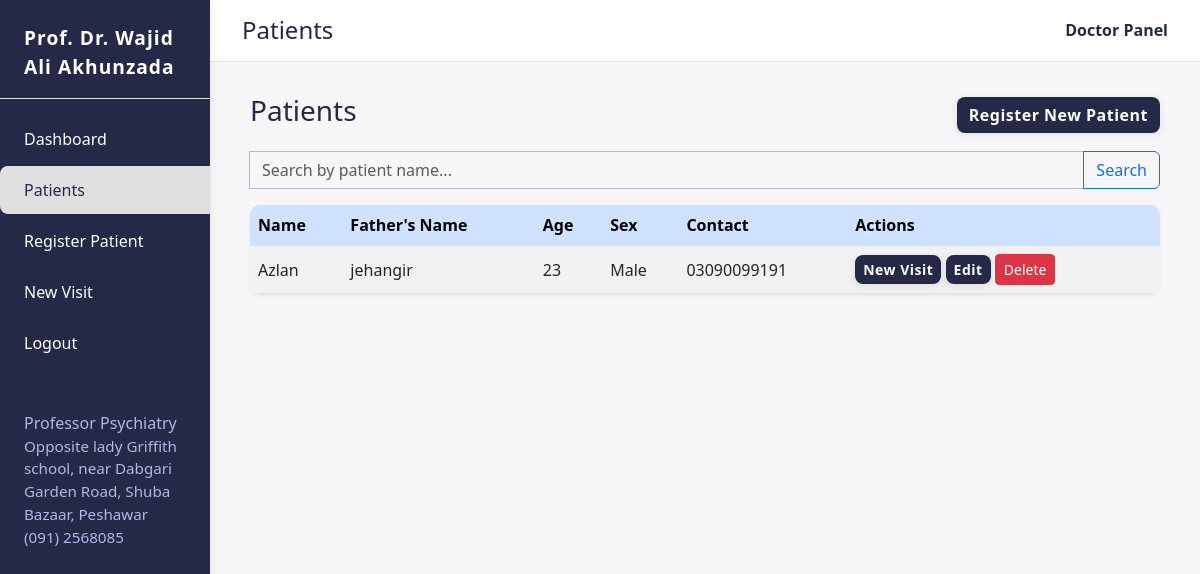
/patients (signed in), run on an earlier commit of the app's database.
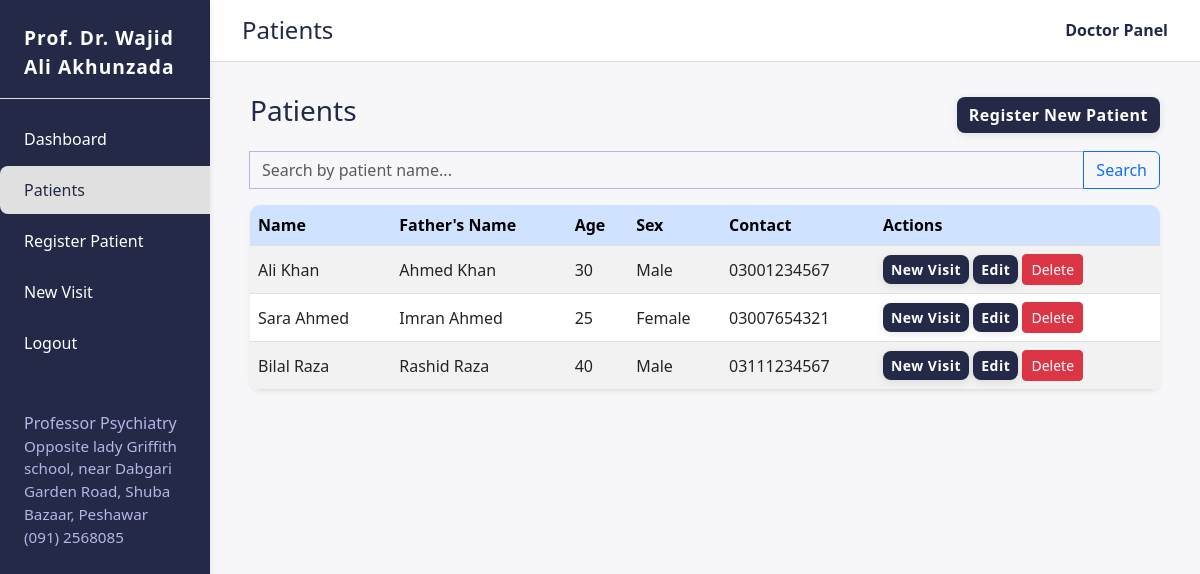
And on a later commit of the database.
### models.py (models this page shows)
class Patient(db.Model):
    id = db.Column(db.Integer, primary_key=True)
    name = db.Column(db.String(120), nullable=False)
    father_name = db.Column(db.String(120), nullable=False)
    age = db.Column(db.Integer, nullable=False)
    sex = db.Column(db.String(10), nullable=False)
    contact = db.Column(db.String(50), nullable=False)
    visits = db.relationship('Visit', backref='patient', lazy=True)

### app.py (the view)
@app.route('/patients', methods=['GET', 'POST'])
@login_required
def patients():
    form = PatientSearchForm()
    query = Patient.query
    if form.validate_on_submit() and form.search.data:
        search_term = f"%{form.search.data.strip()}%"
        query = query.filter(Patient.name.ilike(search_term))
    patients = query.all()
    return render_template('patients.html', patients=patients, form=form)

### forms.py
class PatientSearchForm(FlaskForm):
    search = StringField('Search by Name', validators=[Optional(), Length(max=120)])
    submit = SubmitField('Search')

### app.py (called while the page is built)
def login_required(f):
    @wraps(f)
    def decorated_function(*args, **kwargs):
        if 'doctor_id' not in session:
            return redirect(url_for('login'))
        return f(*args, **kwargs)
    return decorated_function

@app.context_processor
def inject_branding():
    return dict(CLINIC_BRAND=CLINIC_BRAND)

### templates/patients.html (shortened to what this page needs)
{% extends 'dashboard_base.html' %}
{% block page_title %}Patients{% endblock %}
{% block content %}
<div class="d-flex justify-content-between align-items-center mb-3">
  <h3>Patients</h3>
  <a href="/register_patient" class="btn btn-success">Register New Patient</a>
</div>
<form method="POST" class="mb-3">
  <div class="input-group">
    {{ form.search(class="form-control", placeholder="Search by patient name...") }}
    <button class="btn btn-outline-primary" type="submit">Search</button>
  </div>
</form>
<table class="table table-striped table-hover shadow-sm">
  <thead class="table-primary">
    <tr>
      <th>Name</th>
      <th>Father's Name</th>
      <th>Age</th>
      <th>Sex</th>
      <th>Contact</th>
      <th>Actions</th>
    </tr>
  </thead>
  <tbody>
    {% for patient in patients %}
    <tr>
      <td>{{ patient.name }}</td>
      <td>{{ patient.father_name }}</td>
      <td>{{ patient.age }}</td>
      <td>{{ patient.sex }}</td>
      <td>{{ patient.contact }}</td>
      <td>
        <a href="/new_visit?patient_id={{ patient.id }}" class="btn btn-sm btn-primary">New Visit</a>
        <a href="/edit_patient/{{ patient.id }}" class="btn btn-sm btn-outline-secondary">Edit</a>
        <button class="btn btn-sm btn-danger" data-bs-toggle="modal" data-bs-target="#deleteModal{{ patient.id }}">Delete</button>
      </td>
    </tr>
    {% endfor %}
  </tbody>
</table>
{% endblock %}

### templates/dashboard_base.html (shortened to what this page needs)
<!DOCTYPE html>
<html lang="en">
<head>
    <link href="https://cdn.jsdelivr.net/npm/bootstrap@5.3.0/dist/css/bootstrap.min.css" rel="stylesheet">
    <link href="{{ url_for('static', filename='style.css') }}" rel="stylesheet">
</head>
<body>
<div class="sidebar">
    <div class="sidebar-header">
        {{ CLINIC_BRAND.doctor }}
    </div>
    <nav class="nav flex-column mt-3">
        <a class="nav-link {% if request.path == '/' %}active{% endif %}" href="/">Dashboard</a>
        <a class="nav-link {% if request.path.startswith('/patients') %}active{% endif %}" href="/patients">Patients</a>
        <a class="nav-link {% if request.path.startswith('/register_patient') %}active{% endif %}" href="/register_patient">Register Patient</a>
        <a class="nav-link {% if request.path.startswith('/new_visit') %}active{% endif %}" href="/new_visit">New Visit</a>
        <a class="nav-link" href="/logout">Logout</a>
    </nav>
    <div class="sidebar-footer mt-4">
        <div style="font-size:1rem;">{{ CLINIC_BRAND.title }}</div>
        <div style="font-size:0.95rem;">{{ CLINIC_BRAND.clinic }}</div>
        <div style="font-size:0.95rem;">{{ CLINIC_BRAND.phone }}</div>
    </div>
</div>
<div class="main-content">
    <div class="topbar">
        <div class="h4 mb-0">{% block page_title %}{% endblock %}</div>
        <div class="fw-bold">Doctor Panel</div>
    </div>
    <div class="dashboard-container">
        {% block content %}{% endblock %}
    </div>
</div>
</body>
</html>

### static/style.css (style rules this page uses)
body { background: #f7f7fa; font-family: 'Segoe UI', 'Roboto', 'Helvetica Neue', Arial, sans-serif; color: #232946; min-height: 100vh; }
.navbar, .footer, .sidebar { background: #232946; color: #fff; box-shadow: 0 2px 8px rgba(24, 28, 36, 0.08); }
.btn-primary, .btn-success, .btn-outline-secondary { border-radius: 8px; font-weight: 600; letter-spacing: 0.5px; background: #232946; color: #fff; border: none; box-shadow: 0 2px 8px 0 rgba(24, 28, 36, 0.10); transition: background 0.2s, color 0.2s, box-shadow 0.2s, transform 0.2s; position: relative; overflow: hidden; }
.table { border-radius: 10px; overflow: hidden; background: #fff; color: #232946; }
.table th, .table td { vertical-align: middle; border-color: #e0e0e0; }
input.form-control, select.form-select, textarea.form-control { border-radius: 8px; border: 1.5px solid #b6b6e5; background: #f7f7fa; color: #232946; box-shadow: none; transition: border 0.2s, box-shadow 0.2s, background 0.2s; outline: none; position: relative; }

### templates/dashboard_base.html (style rules this page uses)
body, html { height: 100%; }
.sidebar { position: fixed; top: 0; left: 0; bottom: 0; width: 210px; background: #232946; color: #fff; z-index: 1000; display: flex; flex-direction: column; min-height: 100vh; }
.sidebar .sidebar-header { font-size: 1.2rem; font-weight: bold; padding: 1.5rem 1rem 1rem 1.5rem; border-bottom: 1px solid #e0e0e0; letter-spacing: 1px; }
.sidebar .nav-link { color: #fff; font-weight: 500; padding: 0.75rem 1.5rem; border-radius: 8px 0 0 8px; margin-bottom: 0.2rem; transition: background 0.2s, color 0.2s; }
.sidebar .nav-link.active, .sidebar .nav-link:hover { background: #e0e0e0; color: #232946; }
.sidebar .sidebar-footer { margin-top: auto; padding: 1rem 1.5rem; font-size: 0.95rem; color: #b6b6e5; }
.main-content { margin-left: 210px; min-height: 100vh; background: #f7f7fa; }
.topbar { background: #fff; color: #232946; padding: 1rem 2rem; display: flex; align-items: center; justify-content: space-between; border-bottom: 1px solid #e0e0e0; }
.dashboard-container { padding: 2rem 2.5rem; }

What changed in the data, as far as the page shows it:
removed Patient: name "Azlan", father_name "jehangir", age "23", sex "Male", contact "03090099191"
added Patient: name "Ali Khan", father_name "Ahmed Khan", age "30", sex "Male", contact "03001234567"
added Patient: name "Sara Ahmed", father_name "Imran Ahmed", age "25", sex "Female", contact "03007654321"
added Patient: name "Bilal Raza", father_name "Rashid Raza", age "40", sex "Male", contact "03111234567"
